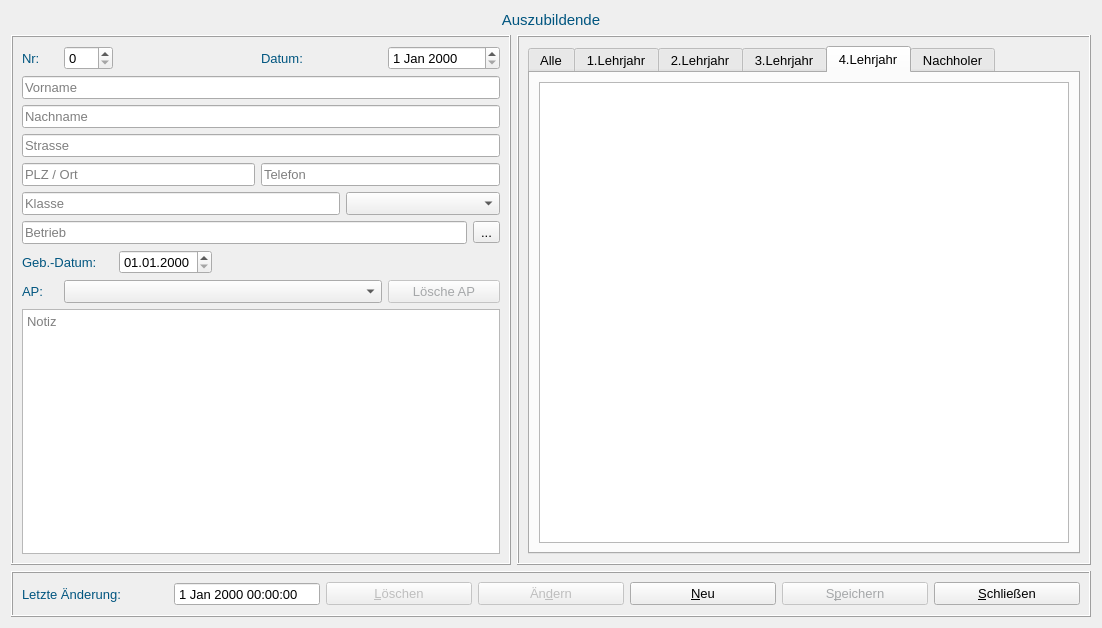
<?xml version="1.0" encoding="UTF-8"?>
<ui version="4.0">
 <class>FormLehrling</class>
 <widget class="QWidget" name="FormLehrling">
  <property name="geometry">
   <rect>
    <x>0</x>
    <y>0</y>
    <width>1102</width>
    <height>628</height>
   </rect>
  </property>
  <property name="font">
   <font>
    <pointsize>10</pointsize>
   </font>
  </property>
  <property name="windowTitle">
   <string>Form</string>
  </property>
  <layout class="QGridLayout" name="gridLayout_9">
   <item row="0" column="0" colspan="2">
    <widget class="QLabel" name="label">
     <property name="palette">
      <palette>
       <active>
        <colorrole role="WindowText">
         <brush brushstyle="SolidPattern">
          <color alpha="255">
           <red>0</red>
           <green>85</green>
           <blue>127</blue>
          </color>
         </brush>
        </colorrole>
       </active>
       <inactive>
        <colorrole role="WindowText">
         <brush brushstyle="SolidPattern">
          <color alpha="255">
           <red>0</red>
           <green>85</green>
           <blue>127</blue>
          </color>
         </brush>
        </colorrole>
       </inactive>
       <disabled>
        <colorrole role="WindowText">
         <brush brushstyle="SolidPattern">
          <color alpha="255">
           <red>165</red>
           <green>167</green>
           <blue>169</blue>
          </color>
         </brush>
        </colorrole>
       </disabled>
      </palette>
     </property>
     <property name="font">
      <font>
       <pointsize>11</pointsize>
      </font>
     </property>
     <property name="text">
      <string>Auszubildende</string>
     </property>
     <property name="alignment">
      <set>Qt::AlignCenter</set>
     </property>
    </widget>
   </item>
   <item row="1" column="0">
    <widget class="QFrame" name="frame">
     <property name="sizePolicy">
      <sizepolicy hsizetype="Preferred" vsizetype="Preferred">
       <horstretch>0</horstretch>
       <verstretch>0</verstretch>
      </sizepolicy>
     </property>
     <property name="minimumSize">
      <size>
       <width>500</width>
       <height>0</height>
      </size>
     </property>
     <property name="maximumSize">
      <size>
       <width>16777</width>
       <height>16777215</height>
      </size>
     </property>
     <property name="frameShape">
      <enum>QFrame::Box</enum>
     </property>
     <property name="frameShadow">
      <enum>QFrame::Raised</enum>
     </property>
     <layout class="QGridLayout" name="gridLayout_8">
      <item row="1" column="0" colspan="11">
       <widget class="QLineEdit" name="firstnameEdit">
        <property name="toolTip">
         <string>Vorname</string>
        </property>
        <property name="placeholderText">
         <string>Vorname</string>
        </property>
       </widget>
      </item>
      <item row="2" column="0" colspan="11">
       <widget class="QLineEdit" name="nachnameEdit">
        <property name="toolTip">
         <string>Nachname</string>
        </property>
        <property name="placeholderText">
         <string>Nachname</string>
        </property>
       </widget>
      </item>
      <item row="6" column="0" colspan="10">
       <widget class="QLineEdit" name="betriebEdit">
        <property name="toolTip">
         <string>Betrieb (optional)</string>
        </property>
        <property name="readOnly">
         <bool>true</bool>
        </property>
        <property name="placeholderText">
         <string>Betrieb</string>
        </property>
       </widget>
      </item>
      <item row="6" column="10">
       <widget class="QToolButton" name="betriebButton">
        <property name="text">
         <string>...</string>
        </property>
       </widget>
      </item>
      <item row="0" column="1">
       <widget class="QSpinBox" name="nrBox">
        <property name="toolTip">
         <string>Prüfungsnummer</string>
        </property>
        <property name="maximum">
         <number>999</number>
        </property>
       </widget>
      </item>
      <item row="3" column="0" colspan="11">
       <widget class="QLineEdit" name="strasseEdit">
        <property name="toolTip">
         <string>Straße</string>
        </property>
        <property name="text">
         <string/>
        </property>
        <property name="placeholderText">
         <string>Strasse</string>
        </property>
       </widget>
      </item>
      <item row="0" column="8" colspan="3">
       <widget class="QDateEdit" name="educationDateEdit">
        <property name="toolTip">
         <string>Start der Ausbildung </string>
        </property>
       </widget>
      </item>
      <item row="0" column="5" colspan="3">
       <widget class="QLabel" name="label_4">
        <property name="palette">
         <palette>
          <active>
           <colorrole role="WindowText">
            <brush brushstyle="SolidPattern">
             <color alpha="255">
              <red>0</red>
              <green>85</green>
              <blue>127</blue>
             </color>
            </brush>
           </colorrole>
          </active>
          <inactive>
           <colorrole role="WindowText">
            <brush brushstyle="SolidPattern">
             <color alpha="255">
              <red>0</red>
              <green>85</green>
              <blue>127</blue>
             </color>
            </brush>
           </colorrole>
          </inactive>
          <disabled>
           <colorrole role="WindowText">
            <brush brushstyle="SolidPattern">
             <color alpha="255">
              <red>165</red>
              <green>167</green>
              <blue>169</blue>
             </color>
            </brush>
           </colorrole>
          </disabled>
         </palette>
        </property>
        <property name="text">
         <string>Datum:</string>
        </property>
       </widget>
      </item>
      <item row="7" column="0" colspan="2">
       <widget class="QLabel" name="label_5">
        <property name="palette">
         <palette>
          <active>
           <colorrole role="WindowText">
            <brush brushstyle="SolidPattern">
             <color alpha="255">
              <red>0</red>
              <green>85</green>
              <blue>127</blue>
             </color>
            </brush>
           </colorrole>
          </active>
          <inactive>
           <colorrole role="WindowText">
            <brush brushstyle="SolidPattern">
             <color alpha="255">
              <red>0</red>
              <green>85</green>
              <blue>127</blue>
             </color>
            </brush>
           </colorrole>
          </inactive>
          <disabled>
           <colorrole role="WindowText">
            <brush brushstyle="SolidPattern">
             <color alpha="255">
              <red>165</red>
              <green>167</green>
              <blue>169</blue>
             </color>
            </brush>
           </colorrole>
          </disabled>
         </palette>
        </property>
        <property name="text">
         <string>Geb.-Datum:</string>
        </property>
       </widget>
      </item>
      <item row="5" column="0" colspan="7">
       <widget class="QLineEdit" name="klasseEdit">
        <property name="toolTip">
         <string>Klasse (optional)</string>
        </property>
        <property name="readOnly">
         <bool>true</bool>
        </property>
        <property name="placeholderText">
         <string>Klasse</string>
        </property>
       </widget>
      </item>
      <item row="5" column="7" colspan="4">
       <widget class="QComboBox" name="klasseBox"/>
      </item>
      <item row="0" column="0">
       <widget class="QLabel" name="label_3">
        <property name="palette">
         <palette>
          <active>
           <colorrole role="WindowText">
            <brush brushstyle="SolidPattern">
             <color alpha="255">
              <red>0</red>
              <green>85</green>
              <blue>127</blue>
             </color>
            </brush>
           </colorrole>
          </active>
          <inactive>
           <colorrole role="WindowText">
            <brush brushstyle="SolidPattern">
             <color alpha="255">
              <red>0</red>
              <green>85</green>
              <blue>127</blue>
             </color>
            </brush>
           </colorrole>
          </inactive>
          <disabled>
           <colorrole role="WindowText">
            <brush brushstyle="SolidPattern">
             <color alpha="255">
              <red>165</red>
              <green>167</green>
              <blue>169</blue>
             </color>
            </brush>
           </colorrole>
          </disabled>
         </palette>
        </property>
        <property name="text">
         <string>Nr:</string>
        </property>
       </widget>
      </item>
      <item row="7" column="2" colspan="2">
       <widget class="QDateEdit" name="gebDateEdit">
        <property name="displayFormat">
         <string>dd.MM.yyyy</string>
        </property>
       </widget>
      </item>
      <item row="0" column="2" colspan="3">
       <spacer name="horizontalSpacer_7">
        <property name="orientation">
         <enum>Qt::Horizontal</enum>
        </property>
        <property name="sizeHint" stdset="0">
         <size>
          <width>40</width>
          <height>20</height>
         </size>
        </property>
       </spacer>
      </item>
      <item row="9" column="0" colspan="11">
       <widget class="QTextEdit" name="notizEdit">
        <property name="toolTip">
         <string>Notizen über dem Auszubildenden</string>
        </property>
        <property name="placeholderText">
         <string>Notiz</string>
        </property>
       </widget>
      </item>
      <item row="4" column="0" colspan="5">
       <widget class="QLineEdit" name="ortEdit">
        <property name="toolTip">
         <string>Postleitzahl, Ort</string>
        </property>
        <property name="placeholderText">
         <string>PLZ / Ort</string>
        </property>
       </widget>
      </item>
      <item row="4" column="5" colspan="6">
       <widget class="QLineEdit" name="phoneEdit">
        <property name="toolTip">
         <string>Telefonnummer</string>
        </property>
        <property name="placeholderText">
         <string>Telefon</string>
        </property>
       </widget>
      </item>
      <item row="8" column="0">
       <widget class="QLabel" name="label_6">
        <property name="palette">
         <palette>
          <active>
           <colorrole role="WindowText">
            <brush brushstyle="SolidPattern">
             <color alpha="255">
              <red>0</red>
              <green>85</green>
              <blue>127</blue>
             </color>
            </brush>
           </colorrole>
          </active>
          <inactive>
           <colorrole role="WindowText">
            <brush brushstyle="SolidPattern">
             <color alpha="255">
              <red>0</red>
              <green>85</green>
              <blue>127</blue>
             </color>
            </brush>
           </colorrole>
          </inactive>
          <disabled>
           <colorrole role="WindowText">
            <brush brushstyle="SolidPattern">
             <color alpha="255">
              <red>165</red>
              <green>167</green>
              <blue>169</blue>
             </color>
            </brush>
           </colorrole>
          </disabled>
         </palette>
        </property>
        <property name="text">
         <string>AP:</string>
        </property>
       </widget>
      </item>
      <item row="8" column="1" colspan="7">
       <widget class="QComboBox" name="exameBox">
        <property name="toolTip">
         <string>Prüfungen die dem Auszubildenden zugeordnet wurde.</string>
        </property>
       </widget>
      </item>
      <item row="8" column="8" colspan="3">
       <widget class="QPushButton" name="deleteSkillButton">
        <property name="enabled">
         <bool>false</bool>
        </property>
        <property name="palette">
         <palette>
          <active>
           <colorrole role="ButtonText">
            <brush brushstyle="SolidPattern">
             <color alpha="255">
              <red>0</red>
              <green>85</green>
              <blue>255</blue>
             </color>
            </brush>
           </colorrole>
          </active>
          <inactive>
           <colorrole role="ButtonText">
            <brush brushstyle="SolidPattern">
             <color alpha="255">
              <red>0</red>
              <green>85</green>
              <blue>255</blue>
             </color>
            </brush>
           </colorrole>
          </inactive>
          <disabled>
           <colorrole role="ButtonText">
            <brush brushstyle="SolidPattern">
             <color alpha="255">
              <red>165</red>
              <green>167</green>
              <blue>169</blue>
             </color>
            </brush>
           </colorrole>
          </disabled>
         </palette>
        </property>
        <property name="toolTip">
         <string>Löscht selektierte Prüfungen</string>
        </property>
        <property name="text">
         <string>Lösche AP</string>
        </property>
       </widget>
      </item>
     </layout>
    </widget>
   </item>
   <item row="1" column="1">
    <widget class="QFrame" name="frame_2">
     <property name="sizePolicy">
      <sizepolicy hsizetype="Expanding" vsizetype="Preferred">
       <horstretch>0</horstretch>
       <verstretch>0</verstretch>
      </sizepolicy>
     </property>
     <property name="frameShape">
      <enum>QFrame::Box</enum>
     </property>
     <property name="frameShadow">
      <enum>QFrame::Raised</enum>
     </property>
     <layout class="QGridLayout" name="gridLayout_7">
      <item row="0" column="0">
       <widget class="QTabWidget" name="tabWidget">
        <property name="currentIndex">
         <number>4</number>
        </property>
        <widget class="QWidget" name="tab">
         <attribute name="title">
          <string>Alle</string>
         </attribute>
         <layout class="QGridLayout" name="gridLayout">
          <item row="0" column="0">
           <widget class="QTableWidget" name="apprenticeTableWidget"/>
          </item>
         </layout>
        </widget>
        <widget class="QWidget" name="tab1">
         <attribute name="title">
          <string>1.Lehrjahr</string>
         </attribute>
         <layout class="QGridLayout" name="gridLayout_2">
          <item row="0" column="0">
           <widget class="QTableWidget" name="app1Table"/>
          </item>
         </layout>
        </widget>
        <widget class="QWidget" name="tab2">
         <attribute name="title">
          <string>2.Lehrjahr</string>
         </attribute>
         <layout class="QGridLayout" name="gridLayout_3">
          <item row="0" column="0">
           <widget class="QTableWidget" name="app2Table"/>
          </item>
         </layout>
        </widget>
        <widget class="QWidget" name="tab3">
         <attribute name="title">
          <string>3.Lehrjahr</string>
         </attribute>
         <layout class="QGridLayout" name="gridLayout_4">
          <item row="0" column="0">
           <widget class="QTableWidget" name="app3Table"/>
          </item>
         </layout>
        </widget>
        <widget class="QWidget" name="tab4">
         <attribute name="title">
          <string>4.Lehrjahr</string>
         </attribute>
         <layout class="QGridLayout" name="gridLayout_5">
          <item row="0" column="0">
           <widget class="QTableWidget" name="app4Table"/>
          </item>
         </layout>
        </widget>
        <widget class="QWidget" name="tab5">
         <attribute name="title">
          <string>Nachholer</string>
         </attribute>
         <layout class="QGridLayout" name="gridLayout_6">
          <item row="0" column="0">
           <widget class="QTableWidget" name="app5Table"/>
          </item>
         </layout>
        </widget>
       </widget>
      </item>
     </layout>
    </widget>
   </item>
   <item row="2" column="0" colspan="2">
    <widget class="QFrame" name="frame_3">
     <property name="frameShape">
      <enum>QFrame::Box</enum>
     </property>
     <property name="frameShadow">
      <enum>QFrame::Raised</enum>
     </property>
     <layout class="QHBoxLayout" name="horizontalLayout">
      <item>
       <widget class="QLabel" name="label_2">
        <property name="palette">
         <palette>
          <active>
           <colorrole role="WindowText">
            <brush brushstyle="SolidPattern">
             <color alpha="255">
              <red>0</red>
              <green>85</green>
              <blue>127</blue>
             </color>
            </brush>
           </colorrole>
          </active>
          <inactive>
           <colorrole role="WindowText">
            <brush brushstyle="SolidPattern">
             <color alpha="255">
              <red>0</red>
              <green>85</green>
              <blue>127</blue>
             </color>
            </brush>
           </colorrole>
          </inactive>
          <disabled>
           <colorrole role="WindowText">
            <brush brushstyle="SolidPattern">
             <color alpha="255">
              <red>165</red>
              <green>167</green>
              <blue>169</blue>
             </color>
            </brush>
           </colorrole>
          </disabled>
         </palette>
        </property>
        <property name="text">
         <string>Letzte Änderung:</string>
        </property>
       </widget>
      </item>
      <item>
       <widget class="QDateTimeEdit" name="lastChangeEdit">
        <property name="toolTip">
         <string>Letze Änderung</string>
        </property>
        <property name="readOnly">
         <bool>true</bool>
        </property>
        <property name="buttonSymbols">
         <enum>QAbstractSpinBox::NoButtons</enum>
        </property>
       </widget>
      </item>
      <item>
       <widget class="QPushButton" name="deleteButton">
        <property name="enabled">
         <bool>false</bool>
        </property>
        <property name="toolTip">
         <string>Löscht den selektierten Auszubildenden unwiderruflich</string>
        </property>
        <property name="text">
         <string>&amp;Löschen</string>
        </property>
       </widget>
      </item>
      <item>
       <widget class="QPushButton" name="changeButton">
        <property name="enabled">
         <bool>false</bool>
        </property>
        <property name="toolTip">
         <string>Daten ändern</string>
        </property>
        <property name="text">
         <string>Än&amp;dern</string>
        </property>
       </widget>
      </item>
      <item>
       <widget class="QPushButton" name="createButton">
        <property name="toolTip">
         <string>Neuen Auszubildenden anlegen</string>
        </property>
        <property name="text">
         <string>&amp;Neu</string>
        </property>
       </widget>
      </item>
      <item>
       <widget class="QPushButton" name="saveButton">
        <property name="enabled">
         <bool>false</bool>
        </property>
        <property name="palette">
         <palette>
          <active>
           <colorrole role="ButtonText">
            <brush brushstyle="SolidPattern">
             <color alpha="255">
              <red>170</red>
              <green>0</green>
              <blue>0</blue>
             </color>
            </brush>
           </colorrole>
          </active>
          <inactive>
           <colorrole role="ButtonText">
            <brush brushstyle="SolidPattern">
             <color alpha="255">
              <red>170</red>
              <green>0</green>
              <blue>0</blue>
             </color>
            </brush>
           </colorrole>
          </inactive>
          <disabled>
           <colorrole role="ButtonText">
            <brush brushstyle="SolidPattern">
             <color alpha="255">
              <red>165</red>
              <green>167</green>
              <blue>169</blue>
             </color>
            </brush>
           </colorrole>
          </disabled>
         </palette>
        </property>
        <property name="toolTip">
         <string>Speichert den Datensatz</string>
        </property>
        <property name="text">
         <string>S&amp;peichern</string>
        </property>
       </widget>
      </item>
      <item>
       <widget class="QPushButton" name="closeButton">
        <property name="toolTip">
         <string>Schließt diesen Dialog</string>
        </property>
        <property name="text">
         <string>&amp;Schließen</string>
        </property>
       </widget>
      </item>
     </layout>
    </widget>
   </item>
  </layout>
 </widget>
 <tabstops>
  <tabstop>nrBox</tabstop>
  <tabstop>educationDateEdit</tabstop>
  <tabstop>firstnameEdit</tabstop>
  <tabstop>nachnameEdit</tabstop>
  <tabstop>strasseEdit</tabstop>
  <tabstop>ortEdit</tabstop>
  <tabstop>phoneEdit</tabstop>
  <tabstop>klasseEdit</tabstop>
  <tabstop>klasseBox</tabstop>
  <tabstop>betriebEdit</tabstop>
  <tabstop>betriebButton</tabstop>
  <tabstop>gebDateEdit</tabstop>
  <tabstop>notizEdit</tabstop>
  <tabstop>saveButton</tabstop>
  <tabstop>tabWidget</tabstop>
  <tabstop>closeButton</tabstop>
  <tabstop>createButton</tabstop>
  <tabstop>changeButton</tabstop>
  <tabstop>deleteButton</tabstop>
  <tabstop>lastChangeEdit</tabstop>
  <tabstop>apprenticeTableWidget</tabstop>
  <tabstop>app1Table</tabstop>
  <tabstop>app2Table</tabstop>
  <tabstop>app3Table</tabstop>
  <tabstop>app4Table</tabstop>
  <tabstop>app5Table</tabstop>
 </tabstops>
 <resources/>
 <connections/>
</ui>
